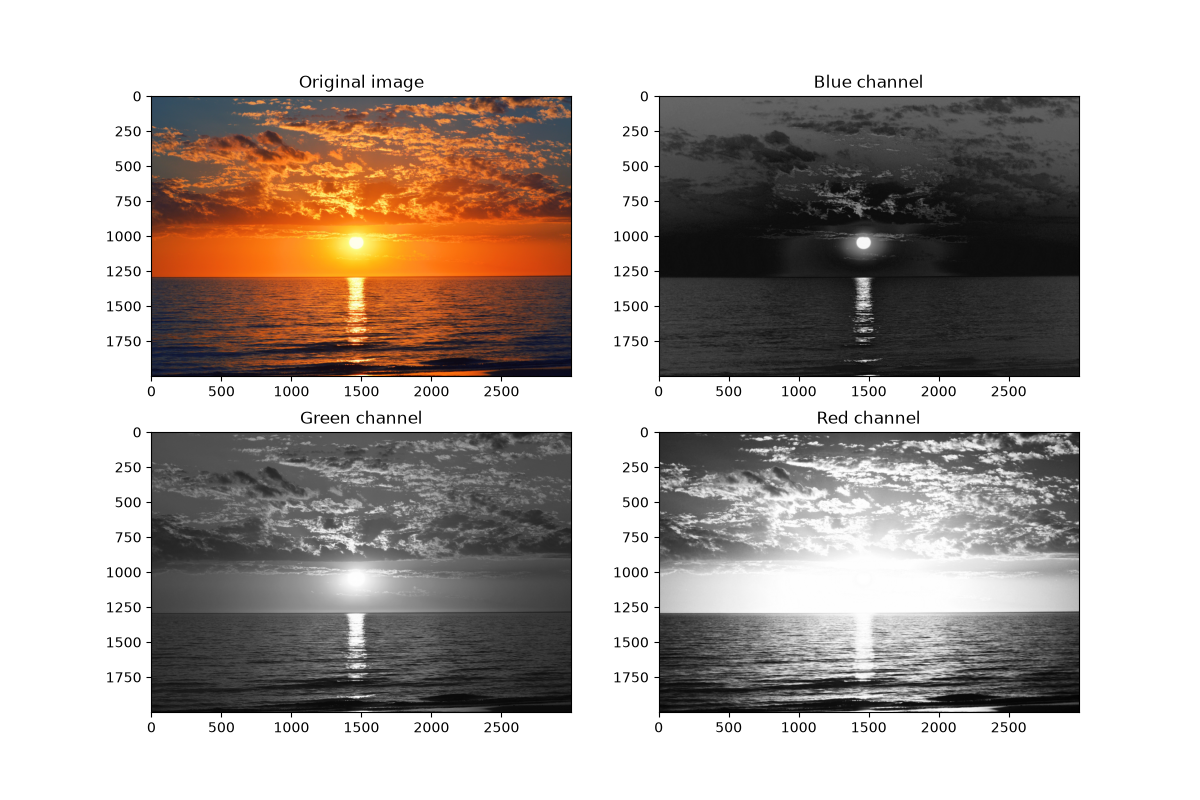

Here is the Python script that generated this plot:
import sys
import cv2
import matplotlib.pyplot as plt

if len(sys.argv) != 2:
    print("Usage: python ex04.py <image file>")
    exit(1)

print(f"image file: {sys.argv[1]}")

img = cv2.imread(sys.argv[1])

# Part 2
if img is None:
    print("failed to read image")
    exit(1)

# Part 1
print(f"Image type: {type(img)}")
print(f"Image dtype: {img.dtype}")
print(f"Image shape: {img.shape}")
print(f"Pixel value at (0, 0): {img[0, 0]}")  

# Part 3
plt.figure(figsize=(10, 5))

plt.subplot(1, 2, 1)
plt.imshow(img)
plt.title("Without conversion")

plt.subplot(1, 2, 2)
img_rgb = cv2.cvtColor(img, cv2.COLOR_BGR2RGB)
plt.imshow(img_rgb)
plt.title("With RGB conversion")

plt.show()

# Part 4
# Part 4
plt.figure(figsize=(12, 8))

plt.subplot(2, 2, 1)
img_rgb = cv2.cvtColor(img, cv2.COLOR_BGR2RGB)
plt.imshow(img_rgb)
plt.title("Original image")

plt.subplot(2, 2, 2)
plt.imshow(img[:, :, 0], cmap="gray")
plt.title("Blue channel")

plt.subplot(2, 2, 3)
plt.imshow(img[:, :, 1], cmap="gray")
plt.title("Green channel")

plt.subplot(2, 2, 4)
plt.imshow(img[:, :, 2], cmap="gray")
plt.title("Red channel")

plt.savefig("ex04.png")
plt.show()


# Part 5
img_gray = cv2.imread(sys.argv[1], cv2.IMREAD_GRAYSCALE)

print(f"Grayscale image shape: {img_gray.shape}")
